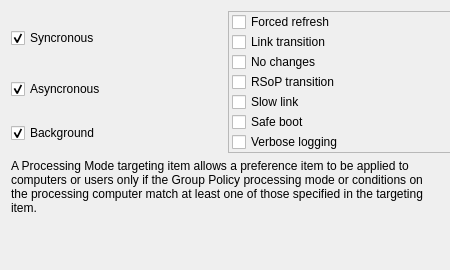
<?xml version="1.0" encoding="UTF-8"?>
<ui version="4.0">
 <class>ProcessingModeWidget</class>
 <widget class="QWidget" name="ProcessingModeWidget">
  <property name="geometry">
   <rect>
    <x>0</x>
    <y>0</y>
    <width>450</width>
    <height>270</height>
   </rect>
  </property>
  <property name="sizePolicy">
   <sizepolicy hsizetype="Maximum" vsizetype="Preferred">
    <horstretch>0</horstretch>
    <verstretch>0</verstretch>
   </sizepolicy>
  </property>
  <property name="minimumSize">
   <size>
    <width>450</width>
    <height>270</height>
   </size>
  </property>
  <property name="windowTitle">
   <string/>
  </property>
  <layout class="QGridLayout" name="gridLayout_2">
   <item row="0" column="0">
    <widget class="QCheckBox" name="syncCheckBox">
     <property name="minimumSize">
      <size>
       <width>100</width>
       <height>0</height>
      </size>
     </property>
     <property name="maximumSize">
      <size>
       <width>100</width>
       <height>16777215</height>
      </size>
     </property>
     <property name="text">
      <string>Syncronous</string>
     </property>
     <property name="checked">
      <bool>true</bool>
     </property>
    </widget>
   </item>
   <item row="0" column="1" rowspan="3">
    <widget class="QFrame" name="frame">
     <property name="sizePolicy">
      <sizepolicy hsizetype="Fixed" vsizetype="Preferred">
       <horstretch>0</horstretch>
       <verstretch>0</verstretch>
      </sizepolicy>
     </property>
     <property name="minimumSize">
      <size>
       <width>250</width>
       <height>0</height>
      </size>
     </property>
     <property name="layoutDirection">
      <enum>Qt::LeftToRight</enum>
     </property>
     <property name="frameShape">
      <enum>QFrame::StyledPanel</enum>
     </property>
     <property name="frameShadow">
      <enum>QFrame::Raised</enum>
     </property>
     <layout class="QGridLayout" name="gridLayout">
      <property name="sizeConstraint">
       <enum>QLayout::SetNoConstraint</enum>
      </property>
      <property name="leftMargin">
       <number>3</number>
      </property>
      <property name="topMargin">
       <number>0</number>
      </property>
      <property name="rightMargin">
       <number>0</number>
      </property>
      <property name="bottomMargin">
       <number>0</number>
      </property>
      <property name="spacing">
       <number>0</number>
      </property>
      <item row="0" column="0">
       <widget class="QCheckBox" name="forceCheckBox">
        <property name="text">
         <string>Forced refresh</string>
        </property>
       </widget>
      </item>
      <item row="1" column="0">
       <widget class="QCheckBox" name="transCheckBox">
        <property name="text">
         <string>Link transition</string>
        </property>
       </widget>
      </item>
      <item row="2" column="0">
       <widget class="QCheckBox" name="nochangeCheckBox">
        <property name="text">
         <string>No changes</string>
        </property>
       </widget>
      </item>
      <item row="3" column="0">
       <widget class="QCheckBox" name="rsopCheckBox">
        <property name="text">
         <string>RSoP transition</string>
        </property>
       </widget>
      </item>
      <item row="4" column="0">
       <widget class="QCheckBox" name="slowCheckBox">
        <property name="text">
         <string>Slow link</string>
        </property>
       </widget>
      </item>
      <item row="5" column="0">
       <widget class="QCheckBox" name="safeCheckBox">
        <property name="text">
         <string>Safe boot</string>
        </property>
       </widget>
      </item>
      <item row="6" column="0">
       <widget class="QCheckBox" name="logCheckBox">
        <property name="text">
         <string>Verbose logging</string>
        </property>
       </widget>
      </item>
     </layout>
    </widget>
   </item>
   <item row="1" column="0">
    <widget class="QCheckBox" name="asyncCheckBox">
     <property name="minimumSize">
      <size>
       <width>100</width>
       <height>0</height>
      </size>
     </property>
     <property name="maximumSize">
      <size>
       <width>100</width>
       <height>16777215</height>
      </size>
     </property>
     <property name="text">
      <string>Asyncronous</string>
     </property>
     <property name="checked">
      <bool>true</bool>
     </property>
    </widget>
   </item>
   <item row="2" column="0">
    <widget class="QCheckBox" name="backCheckBox">
     <property name="minimumSize">
      <size>
       <width>100</width>
       <height>0</height>
      </size>
     </property>
     <property name="maximumSize">
      <size>
       <width>100</width>
       <height>16777215</height>
      </size>
     </property>
     <property name="text">
      <string>Background</string>
     </property>
     <property name="checked">
      <bool>true</bool>
     </property>
    </widget>
   </item>
   <item row="3" column="0" colspan="2">
    <widget class="QLabel" name="label">
     <property name="text">
      <string>A Processing Mode targeting item allows a preference item to be applied to computers or users only if the Group Policy processing mode or conditions on the processing computer match at least one of those specified in the targeting item.</string>
     </property>
     <property name="wordWrap">
      <bool>true</bool>
     </property>
    </widget>
   </item>
   <item row="4" column="0" colspan="2">
    <spacer name="verticalSpacer">
     <property name="orientation">
      <enum>Qt::Vertical</enum>
     </property>
     <property name="sizeHint" stdset="0">
      <size>
       <width>558</width>
       <height>137</height>
      </size>
     </property>
    </spacer>
   </item>
  </layout>
 </widget>
 <resources/>
 <connections/>
</ui>
